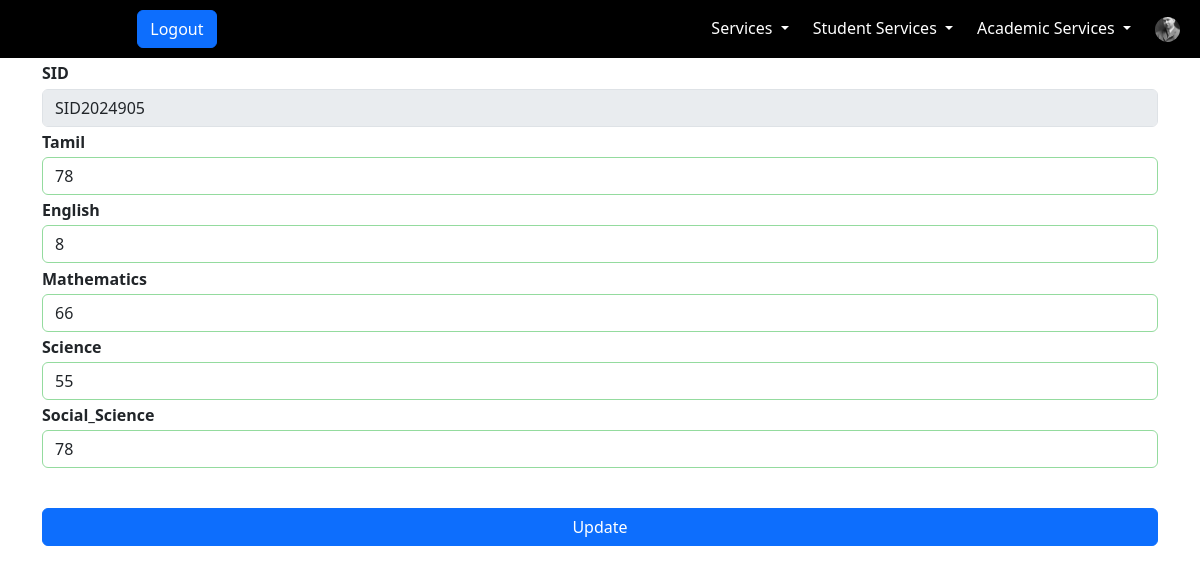
Screenshot of /Teacher/SSLC_Grades.php?Edit=SID2024905 (signed in) with the database file from the repository.
### tables this page shows
CREATE TABLE `teacher` (
  `TID` varchar(10) NOT NULL,
  `Name` varchar(30) NOT NULL,
  `Photo` varchar(30) NOT NULL,
  `Dob` date NOT NULL,
  `Gender` varchar(12) NOT NULL,
  `Aadhar` bigint(12) NOT NULL,
  `Phone` bigint(11) NOT NULL,
  `Address` varchar(200) NOT NULL,
  `Pincode` int(6) NOT NULL,
  `Email` varchar(50) NOT NULL,
  `Password` varchar(10) NOT NULL,
  `CreatedOn` datetime NOT NULL DEFAULT current_timestamp(),
  `Who` varchar(10) NOT NULL DEFAULT 'teacher'
);

CREATE TABLE `sslc` (
  `Mark_ID` int(11) NOT NULL,
  `SID` varchar(10) NOT NULL,
  `Tamil` int(3) NOT NULL,
  `English` int(3) NOT NULL,
  `Mathematics` int(3) NOT NULL,
  `Science` int(3) NOT NULL,
  `Social_Science` int(3) NOT NULL,
  `CreatedOn` datetime NOT NULL DEFAULT current_timestamp()
);

### Teacher/sesbase.php (called while the page is built, shortened)
<?php
    if(isset($_SESSION['teacher']))
    {
        $user=$_SESSION['teacher'];
        require_once("../Connection/Connection.php");
        $qry="SELECT * FROM teacher where TID='$user'";
        if($result=mysqli_query($conn,$qry))
        {
            $SessionBase=mysqli_fetch_assoc($result);
        }
    }
    else
    {
        header("HTTP/1.0 403 Access Forbidden");
        echo "<center><h5>Please Login and Come</h5><a href='../Login.php?Loger=Teacher'>Login Here</a></center>";
        exit(0);
    }
?>

### Teacher/SSLC_Grades.php (the view, shortened to what this page needs)
<!DOCTYPE html>
<html lang="en">
<head>
    <link rel="stylesheet" href="../Bootstrap/css/bootstrap.min.css">
	 <link rel="stylesheet" href="../MyStyles.css">
</head>
<body>
    <?php include_once("../Connection/Connection.php");
    if(isset($_GET['Edit']))
    {
        $editid=$_GET['Edit'];
        $qry="Select * From sslc where SID='$editid'";
        if($res=mysqli_query($conn,$qry))
        {
            $ResEdit=mysqli_fetch_assoc($res);
        }
    }
    ?>
	 <?php include_once("navbar.php"); ?>
    <div class="container"  style="display: flex;flex-direction:column">
        <form action="" method="post" id="SSLC_Grades" class="col-md-12">
            <div class="form-group">
                <label for="">SID</label>
                <?php
                if(!isset($_GET['Edit']))
                {
                    ?>
                    <select name="SID" class="form-control">
                        <?php
                            $qry="SELECT SID from student where SID not in (SELECT SID from sslc)";
                            if($res=mysqli_query($conn,$qry))
                            {
                                while($result=mysqli_fetch_assoc($res))
                                {
                                    $sid=$result['SID'];
                                    echo "<option value='$sid'>$sid</option>";
                                }
                            }
                        ?>
                    </select>
                <?php
                }
                else
                {
                    echo "<input type='text' name='SID' maxlength='10' value=".$_GET['Edit']." class='form-control' readonly >";
                }
                ?>
            </div>
            <div class="form-group">
                <label for="">Tamil</label>
                <input type="number" required class="form-control" min="0" max="100" name="Tamil" id="" value="<?php if(isset($ResEdit['Tamil'])) echo $ResEdit['Tamil'];?>">
            </div>
            <div class="form-group">
                <label for="">English</label>
                <input type="number" required class="form-control" min="0" max="100" name="English" id="" value="<?php if(isset($ResEdit['English'])) echo $ResEdit['English'];?>">
            </div>
            <div class="form-group">
                <label for="">Mathematics</label>
                <input type="number" required class="form-control" min="0" max="100" name="Mathematics" id="" value="<?php if(isset($ResEdit['Mathematics'])) echo $ResEdit['Mathematics'];?>">
            </div>
            <div class="form-group">
                <label for="">Science</label>
                <input type="number" required class="form-control" min="0" max="100" name="Science" id="" value="<?php if(isset($ResEdit['Science'])) echo $ResEdit['Science'];?>">
            </div>
            <div class="form-group">
                <label for="">Social_Science</label>
                <input type="number" required class="form-control" min="0" max="100" name="Social_Science" id="" value="<?php if(isset($ResEdit['Social_Science'])) echo $ResEdit['Social_Science'];?>">
            </div>
            <br>
            <button type="submit"  style="width: 100%;margin: 1rem 0rem" class="btn btn-primary btn-block" <?php if(isset($_GET['Edit'])) echo "name='Update'>Update"; else echo "name='Create'>Create"; ?></button>
        </form>
    </div>
</body>
</html>

### Teacher/navbar.php (shortened to what this page needs)
<?php include_once("sesbase.php"); ?>
<link href="https://cdn.jsdelivr.net/npm/bootstrap@5.3.3/dist/css/bootstrap.min.css" rel="stylesheet">
<nav class="navbar">
    <div class="container-fluid">
        <div class="navbar-header d-flex align-items-center navbar-right ">
            <a class="navbar-brand navbar-right" >PROJECTSIS</a>
            <form action="" method="post"> <button type="submit" class="btn btn-primary navbar-btn" name="<?php if(isset($_SESSION['teacher']) && !empty($_SESSION['teacher'])) echo 'Logout'; else echo 'Login'; ?>" > <?php if(isset($_SESSION['teacher']) && !empty($_SESSION['teacher'])) echo "Logout"; else echo "Login"; ?>  </button></form>
        </div>
        <div class="navbar-expand " id="mynav">
            <ul class="nav navbar-nav d-flex gap-md-2 nav-left"  >
                <li class="nav-item active "><a class="nav-link active" href="dashboard.php">Dashboard</a></li>
				   <li class="nav-item dropdown dropdown-togg"><a class="nav-link dropdown-toggle " href="#">Services <span class="caret"></span></a>
                </li>
                <li class="nav-item dropdown dropdown-togg"><a class="nav-link dropdown-toggle " href="#">Student Services <span class="caret"></span></a>
                </li>
				 <li class="nav-item dropdown dropdown-togg"><a class="nav-link dropdown-toggle " href="#">Academic Services <span class="caret"></span></a>
                </li>
                <div class="prof" style="display: flex;align-items: center; gap:1rem">
                <li class="nav-item "><a class="nav-link " href="#"> <img src="../photo/<?php if(isset($_SESSION['teacher'])) echo $SessionBase['Photo']; else echo 'No User';?>" alt="No Image"></a></li>
            </div>
            </ul>
        </div>
    </div>
</nav>

### MyStyles.css (style rules this page uses)
.navbar { background-color: rgb(0, 0, 0); }
.navbar .nav-link { color:white; }
.navbar-brand { color:blue; }
label { padding:0.2rem 0.2rem 0.2rem 0; font-weight: bold; }
ul li { cursor: pointer; }
input:required { border: 1px rgb(203, 200, 135) solid; }
input:valid { border: 1px rgb(148, 219, 158) solid; }

### Teacher/navbar.php (style rules this page uses)
#mynav img { height: 25px; width: 25px; border-radius: 50%; object-fit: cover; }

### rows the page displays
teacher: Photo (picture)
sslc: Tamil "78", English "8", Mathematics "66", Science "55", Social_Science "78"
